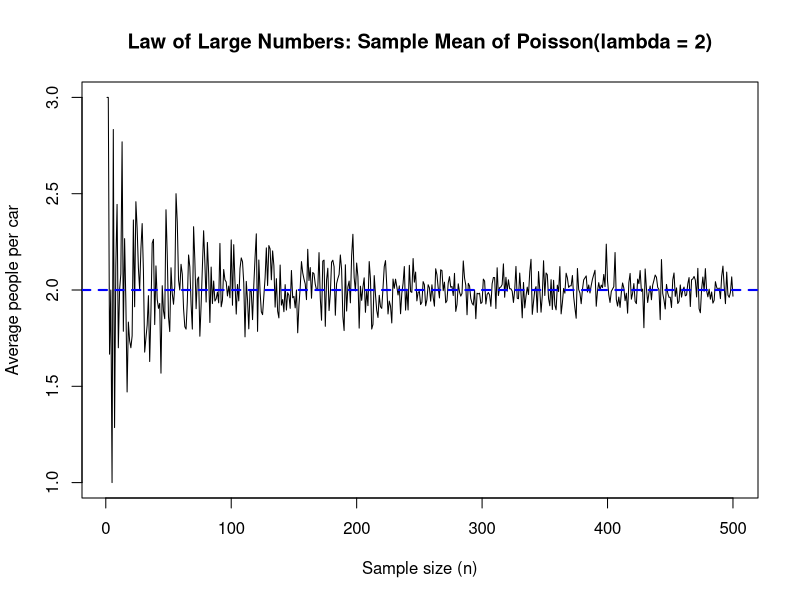
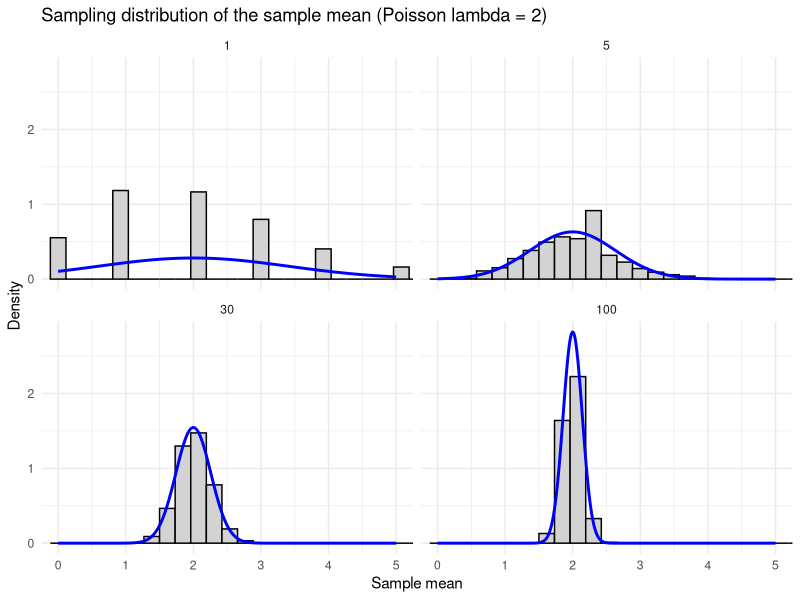
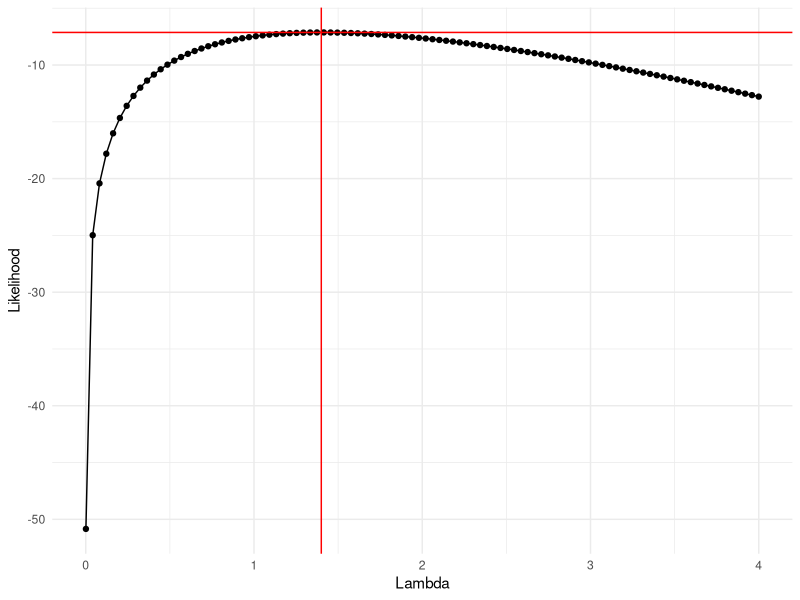

Write the R code that produced these figures, in order.
## ---- chunk 1
knitr::opts_chunk$set(echo = TRUE)
## ---- chunk 2

# Set parameters
set.seed(666)
lambda <- 2
max_n <- 500

# Generate sample means for each n
sample_means <- sapply(1:max_n, function(n) {
  mean(rpois(n, lambda))
})

# Plot results
plot(1:max_n, sample_means, type = "l",
     xlab = "Sample size (n)",
     ylab = "Average people per car",
     main = "Law of Large Numbers: Sample Mean of Poisson(lambda = 2)")
abline(h = lambda, col = "blue", lwd = 2, lty = 2)

## ---- chunk 3
library(ggplot2)

# Setup
set.seed(666)
lambda <- 2
reps   <- 10000
Ns     <- c(1, 5, 30, 100)

# Simulate sample means using replicate()
sim_mat <- sapply(Ns, function(n) replicate(reps, mean(rpois(n, lambda))))
colnames(sim_mat) <- paste0("n=", Ns)

# Tidy for plotting
df <- data.frame(
  mean = as.vector(sim_mat),
  n    = factor(rep(Ns, each = reps), levels = Ns)
)

# Normal curves to overlay
xgrid <- seq(0, 5, by = 0.01)
norm_curves <- do.call(rbind, lapply(Ns, function(n) {
  data.frame(
    x = xgrid,
    y = dnorm(xgrid, mean = lambda, sd = sqrt(lambda / n)),
    n = factor(n, levels = Ns)
  )
}))

ggplot(df, aes(x = mean)) +
  geom_histogram(aes(y = after_stat(density)), bins = 40, fill = "lightgray", color = "black") +
  geom_line(data = norm_curves, aes(x = x, y = y), linewidth = 1, color = "blue") +
  facet_wrap(~ n, nrow = 2) +
  coord_cartesian(xlim = c(0, 5)) +
  labs(title = "Sampling distribution of the sample mean (Poisson lambda = 2)",
       x = "Sample mean", y = "Density") +
  theme_minimal()

## ---- chunk 4

# X_i ~ Poisson(lambda = 2)
# Under the CLT, the sample mean is approximately Normal:
# Xbar_n ~ Normal(mean=lambda, variance = lambda / n)
# For n = 100:
lambda <- 2
n <- 100
mean_true <- lambda
sd_true <- sqrt(lambda / n)

# The city will act if the sample mean equal or less to 1.7
threshold <- 1.7

# Compute the probability of observing a mean equal or less 1.7
p_value <- pnorm(threshold, mean = mean_true, sd = sd_true)
p_value
# app. 0.0169 or 1.7%

# Interpretation output:
cat(
  "Using the CLT, we approximate the sampling distribution\n",
  "of the sample mean as Normal(mu = 2, sigma^2 = 2/100).\n",
  "The probability that the observed mean is 1.7 or lower,\n",
  "even though the true mean is 2, equals\n",
  "Phi((1.7 - 2) / sqrt(2/100)) = 0.0169,\n",
  "which is about 1.7%.\n",
  "Thus, there is a 1.7% chance of falsely concluding\n",
  "the mean is below 1.7.\n"
)

# To ensure this false-alarm probability is below 1%, we solve for n:
target_alpha <- 0.01
z_alpha <- qnorm(1 - target_alpha)
n_required <- ceiling(lambda / ((0.3 / z_alpha)^2))
n_required

# Interpretation output:
cat(
  "To reduce this probability below 1%, we need at least n =",
  n_required,
  "observations.\n"
)

## ---- chunk 5
# Setup
set.seed(666)
flood_count <- c(1, 3, 1, 2, 0)

# Log likelihood function
likelihood <- function(x, l){
  lik <- sum(x * log(l) - l - log(factorial(x)))
  return(lik)
}

likelihood(flood_count, l = 1.4) # -7.129601

# Plot setup
lik_df <- data.frame(lambda = seq(0.001, 4, length.out = 100), # 0.001 to avoid NaN
                     likelihood = NA)
lik_df$likelihood <- sapply(X = lik_df$lambda, FUN = likelihood, x = flood_count)

# Log likelihood plot
library(ggplot2)
ggplot(lik_df, aes(x = lambda, y = likelihood)) + 
  geom_point() + 
  geom_line() + 
  geom_hline(yintercept = max(lik_df$likelihood), color = "red") + 
  geom_vline(xintercept = 1.4, color = "red") + 
  xlab("Lambda") + 
  ylab("Likelihood") + 
  theme_minimal()

## ---- chunk 6

